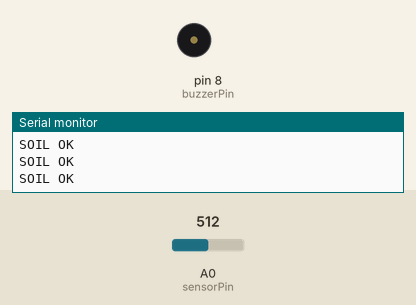
A sketch run on a simulated Arduino Uno, built with avr-gcc and run on an emulated ATmega328P. On the bench: buzzer (waves = sounding, pin HIGH), the last lines printed to the serial monitor. The inputs (shaded band) are chosen by the test bench; at power-on: A0 (sensorPin) = 512.

Above: at 1.3 s.
1.4 s: A0 (sensorPin) set to 47
2.9 s: A0 (sensorPin) set to 42
At 4.2 s:
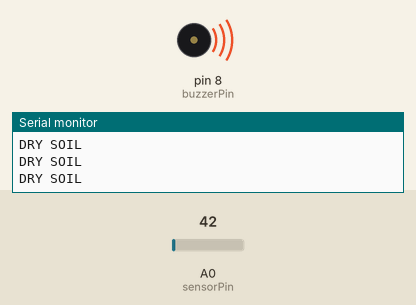
4.5 s: A0 (sensorPin) set to 122
At 5.6 s:
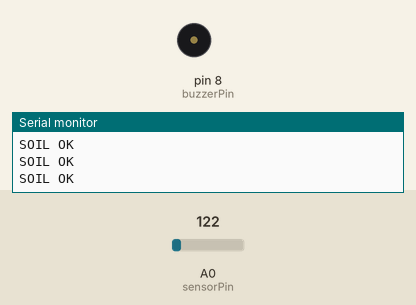
6.0 s: A0 (sensorPin) set to 35
At 6.7 s:
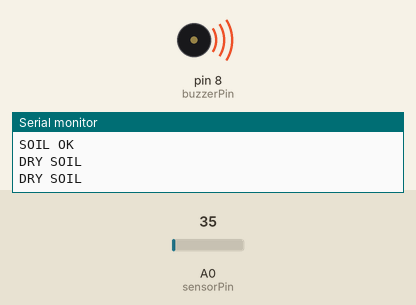
Timing chart, 0 to 8.5 s (numbered marks = the images above; inputs shaded):
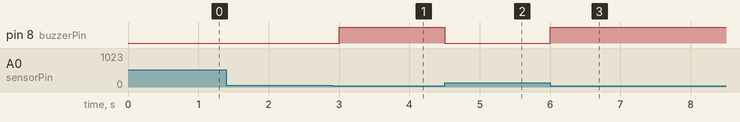

The sketch:

sensor.ino
```cpp
// IEEE NUB Git Lab - Task 2 training project
// Smart Plant Monitor: classroom example (no real credentials).
const int sensorPin = A0;
const int buzzerPin = 8;
const int dryThreshold = 45;

void setup() {
  Serial.begin(9600);
  pinMode(buzzerPin, OUTPUT);
}

void loop() {
  const int moistureReading = analogRead(sensorPin);
  const bool isDry = moistureReading < dryThreshold;
  digitalWrite(buzzerPin, isDry ? HIGH : LOW);
  Serial.println(isDry ? "DRY SOIL" : "SOIL OK");
  delay(500);
}
```

Measured:
- the behaviour switches between 45 and 44 on A0 (sensorPin) (found by bisection; images 0 and 1)
- after the input at 2.9 s, pin 8 (buzzerPin): LOW → HIGH after 0.10 s
- after the input at 4.5 s, pin 8 (buzzerPin): HIGH → LOW at once
- after the input at 6.0 s, pin 8 (buzzerPin): LOW → HIGH at once
